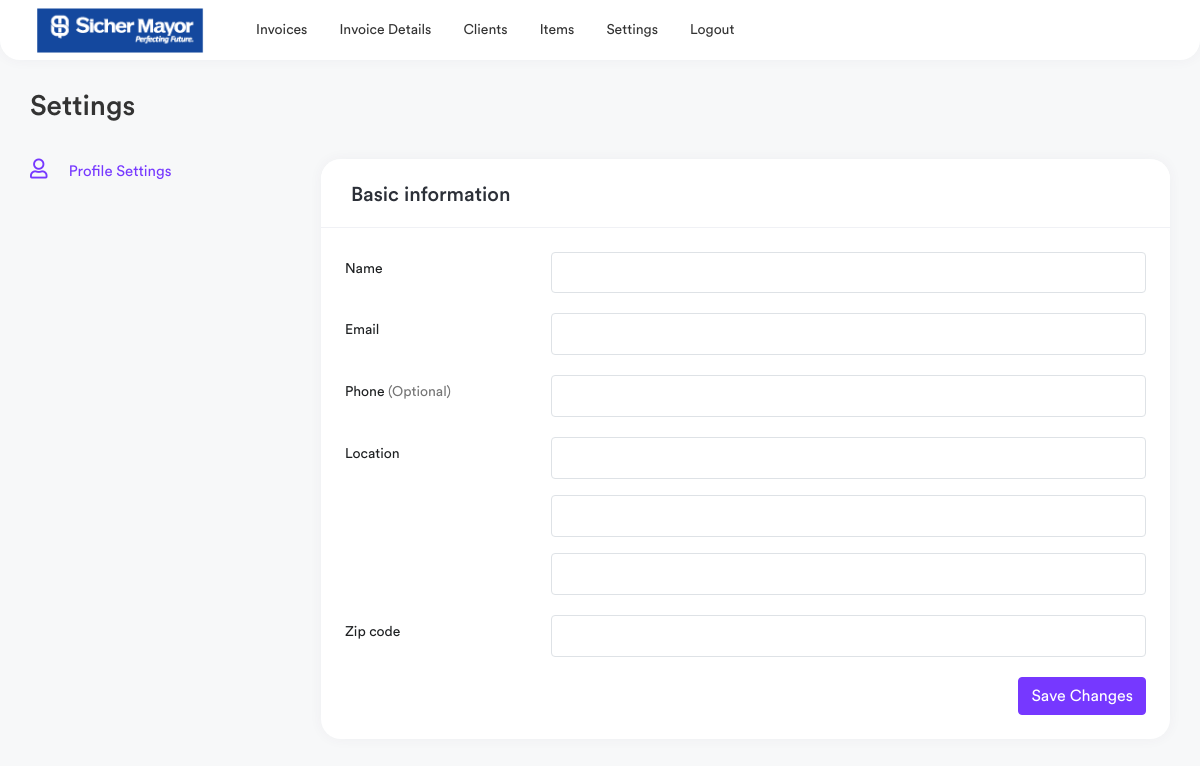
Before: /settings (signed in) with the older database file.
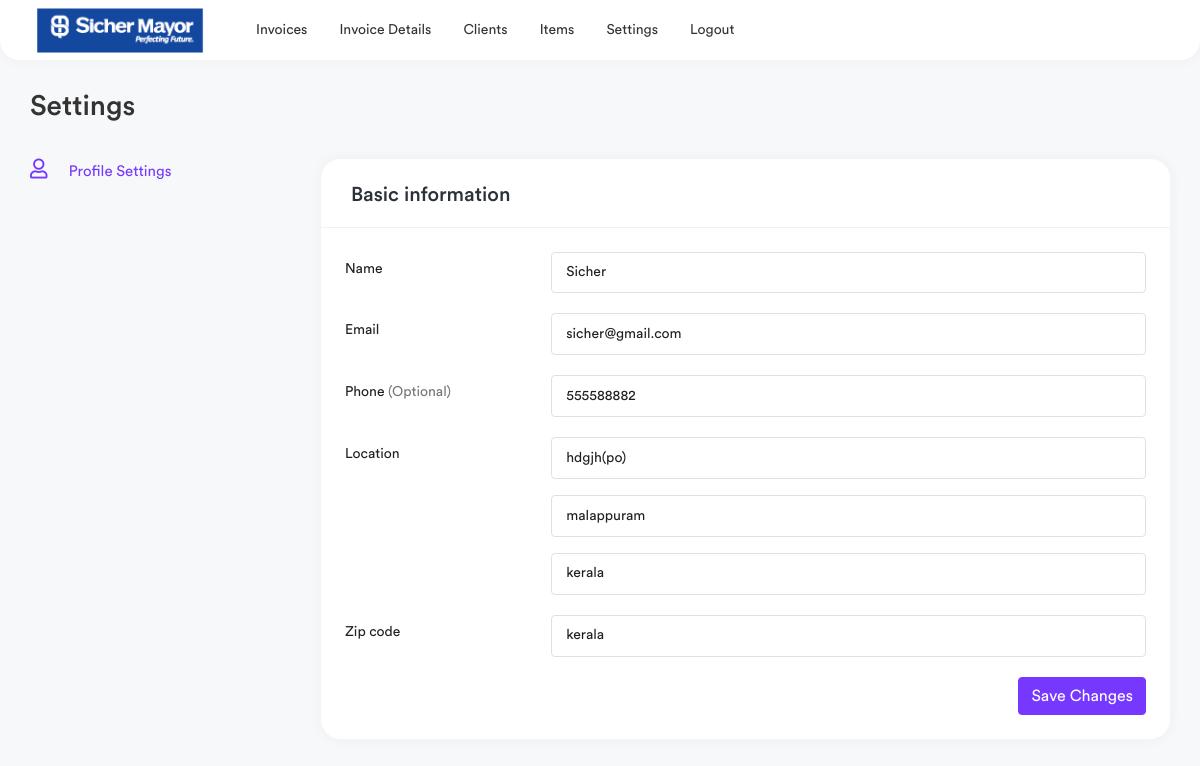
After: the same page with the newer database file.
### invoice/models.py (models this page shows, shortened)
class FromDetails(models.Model):
    name = models.CharField(max_length=50,null=True)
    phone = models.CharField(max_length=20,null=True)
    email = models.CharField(max_length=50,null=True)
    website = models.CharField(max_length=50,null=True)
    address = models.CharField(max_length=100,null=True)
    district = models.CharField(max_length=50,null=True)
    state = models.CharField(max_length=25,null=True)
    pincode = models.CharField(max_length=15,null=True)
    class Meta:
        verbose_name_plural = ("Main Admin")

### invoice/views.py (the view)
# urls.py: path('settings',views.settings, name='settings'),
@login_required(login_url="/login-page/")
def settings(request):
    admin_details = FromDetails.objects.all().last()
    context = {
        "admin_details":admin_details,
    }
    return render(request,'settings.html',context)

### templates/settings.html (shortened to what the changed rows need)
{% extends 'base.html' %}
{% load static %}
{% block content %}
<div class="page-wrapper">
    <div class="content container-fluid">
        <div class="row">
            <div class="col-xl-9 col-md-8">
                <div class="card">
                    <div class="card-body">
                        <form>
                            <div class="row form-group">
                                <div class="col-sm-9">
                                    <input type="text" class="form-control"
                                        value="{{admin_details.name}}">
                                </div>
                            </div>
                            <div class="row form-group">
                                <div class="col-sm-9">
                                    <input type="email" class="form-control"
                                        value="{{admin_details.email}}">
                                </div>
                            </div>
                            <div class="row form-group">
                                <div class="col-sm-9">
                                    <input type="text" class="form-control" value="{{admin_details.phone}}">
                                </div>
                            </div>
                            <div class="row form-group">
                                <div class="col-sm-9">
                                    <div class="mb-3">
                                        <input type="text" class="form-control" value="{{admin_details.address}}">
                                    </div>
                                    <div class="mb-3">
                                        <input type="text" class="form-control"
                                            value="{{admin_details.district}}">
                                    </div>
                                    <input type="text" class="form-control"
                                        value="{{admin_details.state}}">
                                </div>
                            </div>
                            <div class="row form-group">
                                <div class="col-sm-9">
                                    <input type="text" class="form-control" value="{{admin_details.state}}">
                                </div>
                            </div>
                        </form>
                    </div>
                </div>
            </div>
        </div>
    </div>
</div>
{% endblock %}

Changed rows visible on the page:
added FromDetails: name "Sicher", email "sicher@gmail.com", phone "555588882", address "hdgjh(po)", district "malappuram", state "kerala"
